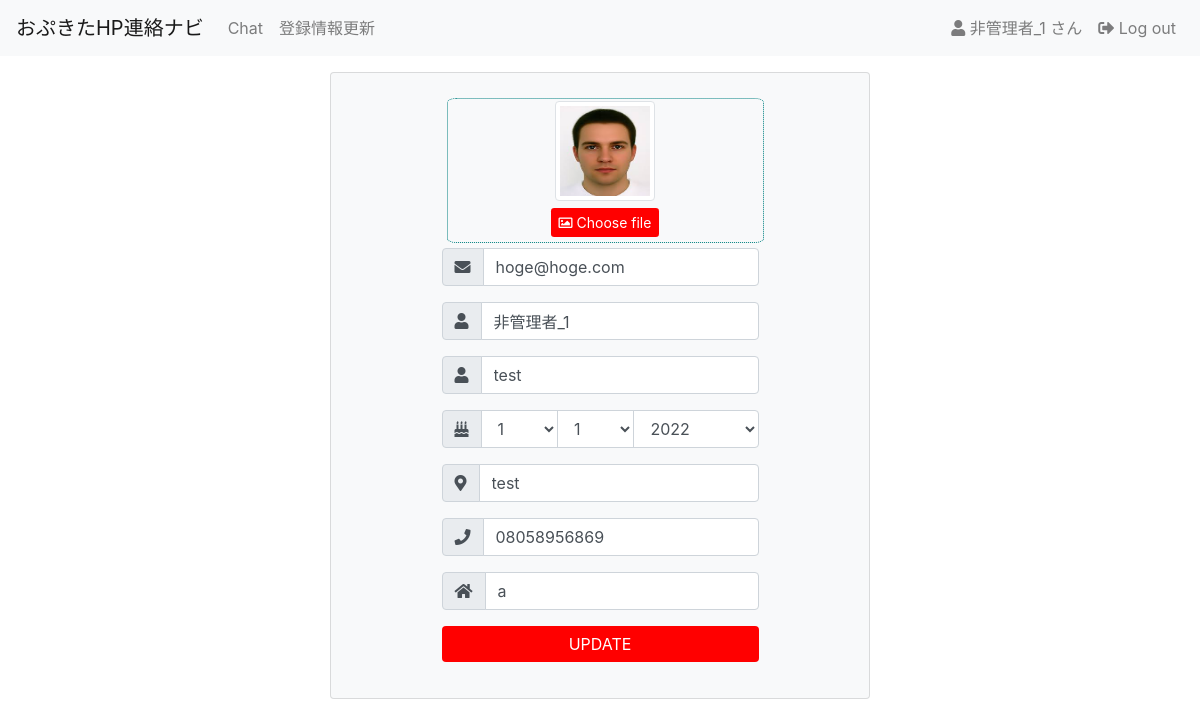
Before: /chat/user_update/1/ (signed in) with the older database file.
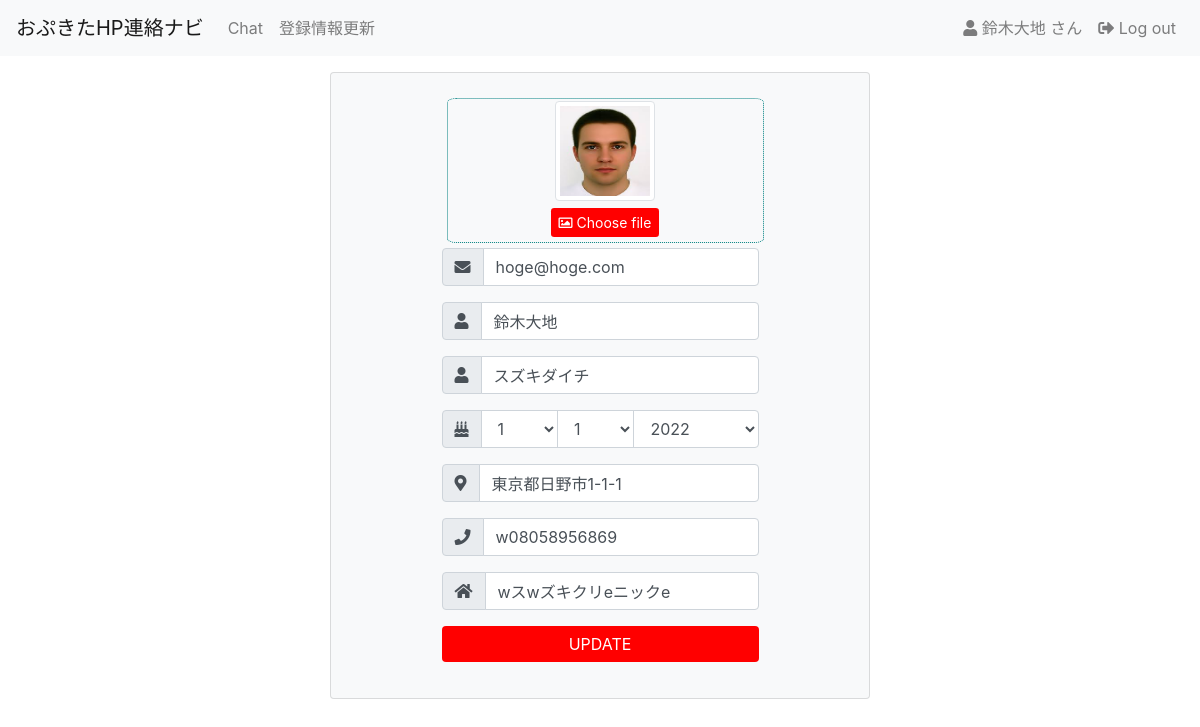
After: the same page with the newer database file.
### chatapp/models.py (models this page shows, shortened)
class User(AbstractBaseUser, PermissionsMixin):
    class Meta:
        verbose_name = 'ユーザ'
        verbose_name_plural = 'ユーザ'
    """カスタムユーザーモデル."""
    email = models.EmailField('メールアドレス', max_length=150, null = False, blank=False, unique = True)
    name = models.CharField('名前', max_length=150, null = False, blank=False)
    furigana = models.CharField('フリガナ', max_length = 150, null = False, blank = False)
    birthday = models.DateField(
        verbose_name = _('生年月日'),
        null = True,
    )
    address = models.CharField('住所', max_length = 150, null = True)
    phone = models.CharField('連絡先電話番号', max_length = 50, null = True)
    clinic_name = models.CharField('歯科医院名', max_length = 100, null = True)
    thumbnail = models.ImageField('サムネイル', upload_to = 'profile_thumbnail', null = True)
    is_staff = models.BooleanField(
        '管理者',
        default=False,
        help_text=_(
            'Designates whether the user can log into this admin site.'),
    )
    is_active = models.BooleanField(
        '有効',
        default=True,
        help_text=_(
            'Designates whether this user should be treated as active. '
            'Unselect this instead of deleting accounts.'
        ),
    )
    date_joined = models.DateTimeField(_('date joined'), default=timezone.now)
    objects = MyUserManager()
    EMAIL_FIELD = 'email'
    USERNAME_FIELD = 'email'
    REQUIRED_FIELDS = ['name',]
    @property
    def thumbnail_url(self):
        if self.thumbnail and hasattr(self.thumbnail, 'url'):
            return self.thumbnail.url

### chatapp/views.py (the view, shortened to what this page needs)
# urls.py: path('user_update/<int:pk>/', views.UserUpdate.as_view(), name='user_update'),
class UserUpdate(SuccessMessageMixin, LoginRequiredMixin, generic.UpdateView):
    model = User
    form_class = UserUpdateForm
    template_name = 'chatapp/user_update.html'
    success_message = '登録情報を更新しました'

### chatapp/forms.py
class UserUpdateForm(forms.ModelForm):
    class Meta:
        model = User
        MONTHS = {
            1: '1', 2: '2', 3: '3', 4: '4',
            5: '5', 6: '6', 7: '7', 8: '8',
            9: '9', 10: '10', 11: '11', 12: '12'
        }
        widgets = {
            'birthday': forms.SelectDateWidget(years = range(2022, 1930, -1), months=MONTHS)
        }
        fields = ('email', 'name', 'furigana', 'birthday', 'address', 'phone', 'clinic_name', 'thumbnail')
    def __init__(self, *args, **kwargs):
        super().__init__(*args, **kwargs)
        for field in self.fields.values():
            field.widget.attrs['class'] = 'form-control'
            field.widget.attrs['placeholder'] = field.label  # placeholderにフィールドのラベルを入れる

### templates/chatapp/user_update.html (shortened to what this page needs)
{% extends "chatapp/base.html" %}
{% block content %}
{% load static %}
<link rel="stylesheet" type="text/css" href="{% static 'css/user_update.css' %}">
<div class="row">
    <div class="col-md-6 offset-md-3 col-12">
        <div class="card bg-light">
            <div class="card-body mx-auto">
                <form method="POST" action="" enctype="multipart/form-data">
                    <div class="container preview">
                        <img class="img img-thumbnail preview-img" src="{{ user.thumbnail_url }}" alt="プレビュー" /><br>
                        <span class="btn btn-sm btn-success"> <i class="far fa-image"></i> Choose file</span>
                    </div>
                    <div class="form-group input-group">
                        <div class="input-group-prepend">
                            <span class="input-group-text"> <i class="fa fa-envelope"></i> </span>
                            </div>
                            {{ form.email }}
                    </div>
                    <div class="form-group input-group">
                        <div class="input-group-prepend">
                            <span class="input-group-text"> <i class="fa fa-user"></i> </span>
                            </div>
                            {{ form.name }}
                    </div>
                    <div class="form-group input-group">
                        <div class="input-group-prepend">
                            <span class="input-group-text"> <i class="fa fa-user"></i>  </span>
                            </div>
                            {{ form.furigana }}
                    </div>
                    <div class="form-group input-group">
                        <div class="input-group-prepend">
                            <span class="input-group-text"> <i class="fas fa-birthday-cake"></i> </span>
                            </div>
                            {{ form.birthday }}
                    </div>
                    <div class="form-group input-group">
                        <div class="input-group-prepend">
                            <span class="input-group-text"> <i class="fas fa-map-marker-alt"></i> </span>
                            </div>
                            {{ form.address }}
                    </div>
                    <div class="form-group input-group">
                        <div class="input-group-prepend">
                            <span class="input-group-text"><i class="fas fa-phone"></i></span>
                            </div>
                            {{ form.phone }}
                    </div>
                    <div class="form-group input-group">
                        <div class="input-group-prepend">
                            <span class="input-group-text"> <i class="fas fa-home"></i></span>
                            </div>
                            {{ form.clinic_name }}
                    </div>
                    <div class="form-group">
                            <button type="submit" class="btn btn-block"> UPDATE  </button>
                        </div>
                </form>
            </div>
        </div>
    </div>
</div>
{% endblock %}

### templates/chatapp/base.html (shortened to what this page needs)
{% load static %}
<!doctype html>
<html lang="ja">
<head>
    <link href="https://stackpath.bootstrapcdn.com/bootstrap/4.3.1/css/bootstrap.min.css" rel="stylesheet" id="bootstrap-css">
    <link rel="stylesheet" href="https://use.fontawesome.com/releases/v5.8.1/css/all.css">
    <link rel="stylesheet" type="text/css" href="{% static 'css/base.css' %}">
</head>
<body>
<nav class="navbar navbar-expand-md bg-light navbar-light sticky-top">
        <a class="navbar-brand" href="#">おぷきたHP連絡ナビ</a>
        <div id="navb" class="navbar-collapse collapse hide">
          <ul class="navbar-nav">
            <li class="nav-item">
              <a class="nav-link" href="{% url 'chatapp:top' %}">Chat</a>
            </li>
            <li class="nav-item">
              <a class="nav-link" href="{% url 'chatapp:user_update' user.pk %}">登録情報更新</a>
            </li>
          </ul>
          <ul class="nav navbar-nav ml-auto">
            {% if user.is_authenticated %}
            <li class="nav-item">
                <span class="nav-link"><span class="fas fa-user"></span> {{ user.name }} さん</span>
            </li>
            <li class="nav-item">
                <a class="nav-link" href="{% url 'chatapp:logout' %}"><i class="fas fa-sign-out-alt"></i> Log out</a>
            </li>
            {% endif %}
          </ul>
        </div>
      </nav>
    <div class="container">
        {% block content %}{% endblock %}
    </div>
</body>
</html>

Changed rows visible on the page:
changed User "hoge@hoge.com": name "非管理者_1" → "鈴木大地"; furigana "test" → "スズキダイチ"; address "test" → "東京都日野市1-1-1"; phone "08058956869" → "w08058956869"; clinic_name "a" → "wスwズキクリeニックe"
